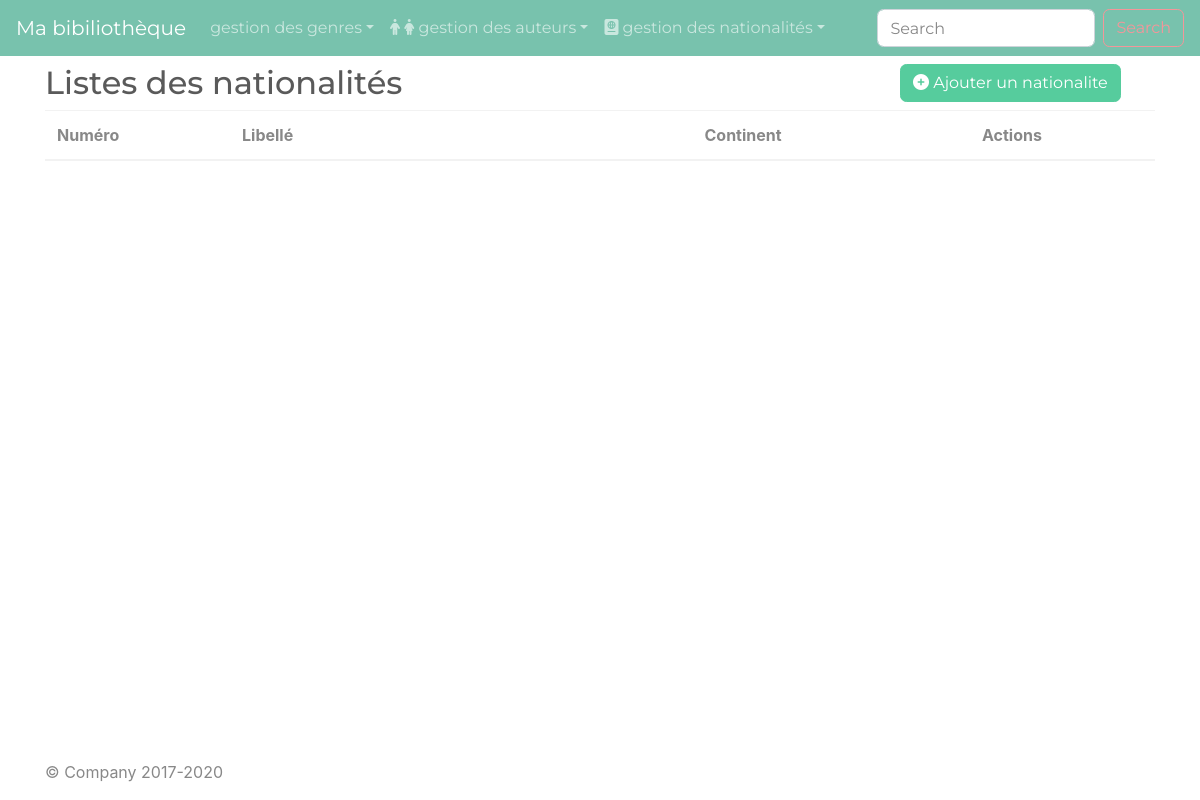
The app's page /listeNationalites.php, older data.
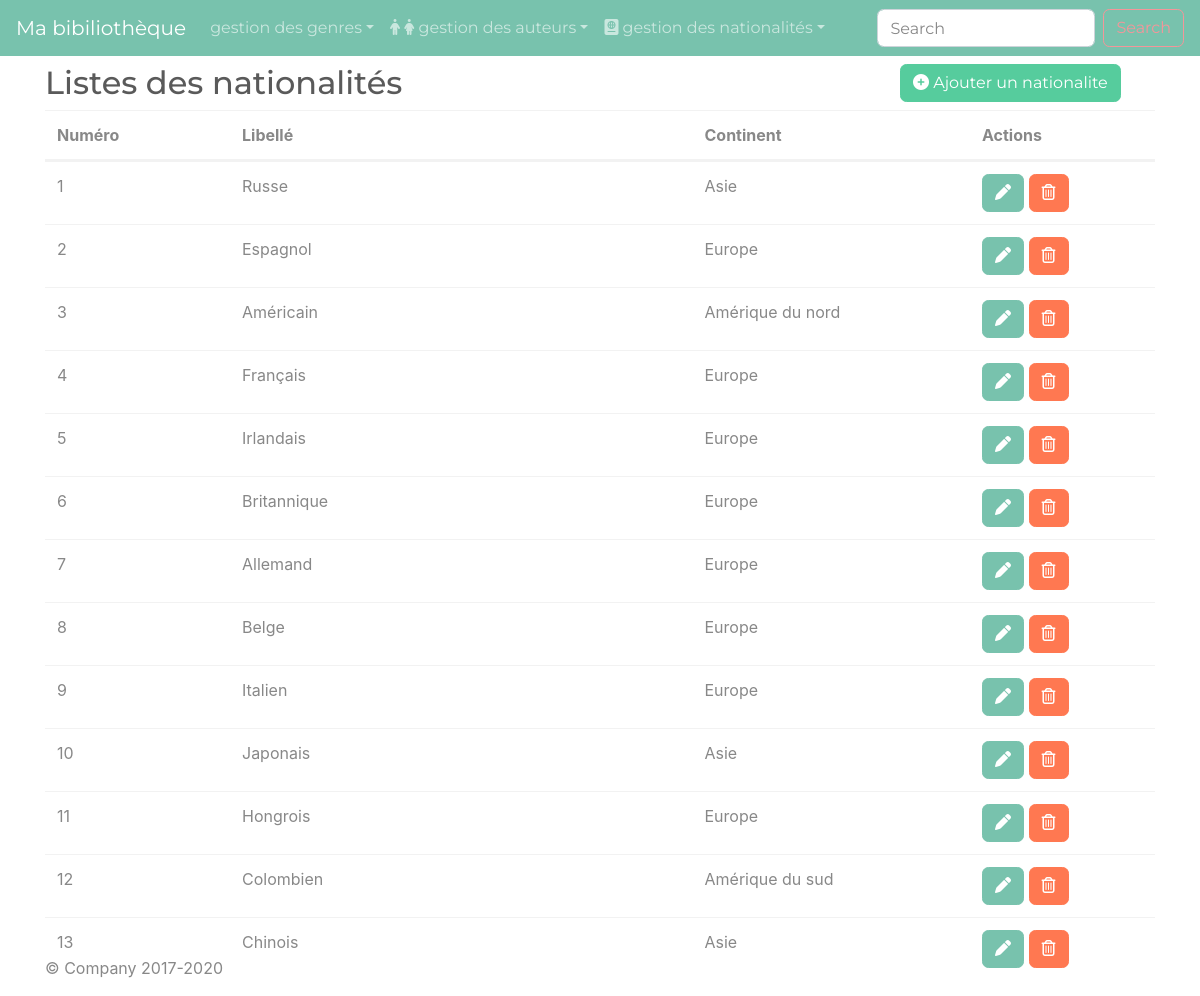
The same page, newer data.
### tables this page shows
CREATE TABLE IF NOT EXISTS `nationalite` (
  `num` smallint(6) NOT NULL AUTO_INCREMENT,
  `libelle` varchar(50) NOT NULL DEFAULT '',
  `numContinent` int(11) unsigned DEFAULT NULL,
  PRIMARY KEY (`num`),
  KEY `numContinent` (`numContinent`),
  KEY `numContinent_2` (`numContinent`)
);

CREATE TABLE IF NOT EXISTS `continent` (
  `id` int(11) unsigned NOT NULL AUTO_INCREMENT,
  `libelle` varchar(50) NOT NULL,
  PRIMARY KEY (`id`)
);

### listeNationalites.php (the view, shortened to what this page needs)
<?php
include "./header.php";
require_once "./connectiondpdo.inc.php";
$req = $Pdo->prepare("select n.num, n.libelle as 'libNation', c.libelle as 'libContinent' from nationalite n, continent c where n.numContinent = c.id order by n.num");
$req->setFetchMode(PDO::FETCH_OBJ);
$req->execute();
$lesNationalites = $req->fetchAll();
?>
<div class="container mt-5">
    <div class="row pt-3">
        <div class="col-9">
            <h2>Listes des nationalités</h2>
        </div>
        <div class="col-3"><a href="formNationalite.php?action=Ajouter" class="btn btn-success"><i class="fas fa-plus-circle"></i></i> Ajouter un nationalite</a></div>
    </div>
    <table class="table table-hover">
        <thead>
            <tr class="d-flex">
                <th scope="col" class="col-md-2">Numéro</th>
                <th scope="col" class="col-md-5">Libellé</th>
                <th scope="col" class="col-md-3">Continent</th>
                <th scope="col" class="col-md-2">Actions</th>
            </tr>
        </thead>
        <tbody>
            <?php foreach ($lesNationalites as $nationalite) { ?>
                <tr class="d-flex">
                    <td class="col-md-2"><?= $nationalite->num ?></td>
                    <td class="col-md-5"><?= $nationalite->libNation ?></td>
                    <td class="col-md-3"><?= $nationalite->libContinent ?></td>
                    <td class="col-md-2">
                    <a href="formNationalite.php?action=Modifier&num=<?= $nationalite->num ?>" class="btn btn-primary"><i class="fas fa-pen"></i></i></a>
                    <a href="#modalSupp" data-message="Voulez vous vraiment supprimer cette nationalité?" data-suppression="valideformNationalite.php?action=Supp&num=<?= $nationalite->num ?>" data-toggle="modal" class="btn btn-danger"><i class="far fa-trash-alt"></i></i></a></td>
                </tr>
            <?php } ?>
        </tbody>
    </table>
</div>
<?php include "./footer.php"; ?>

Row changes from the older to the newer data that the page shows:
now on this page (row edited): nationalite: num "1", libelle "Russe", numContinent.libelle "Asie"
now on this page (row edited): nationalite: num "2", libelle "Espagnol", numContinent.libelle "Europe"
now on this page (row edited): nationalite: num "3", libelle "Américain", numContinent.libelle "Amérique du nord"
now on this page (row edited): nationalite: num "4", libelle "Français", numContinent.libelle "Europe"
now on this page (row edited): nationalite: num "5", libelle "Irlandais", numContinent.libelle "Europe"
now on this page (row edited): nationalite: num "6", libelle "Britannique", numContinent.libelle "Europe"
now on this page (row edited): nationalite: num "7", libelle "Allemand", numContinent.libelle "Europe"
now on this page (row edited): nationalite: num "8", libelle "Belge", numContinent.libelle "Europe"
now on this page (row edited): nationalite: num "9", libelle "Italien", numContinent.libelle "Europe"
now on this page (row edited): nationalite: num "10", libelle "Japonais", numContinent.libelle "Asie"
now on this page (row edited): nationalite: num "11", libelle "Hongrois", numContinent.libelle "Europe"
now on this page (row edited): nationalite: num "12", libelle "Colombien", numContinent.libelle "Amérique du sud"
added nationalite: num "13", libelle "Chinois", numContinent.libelle "Asie"
